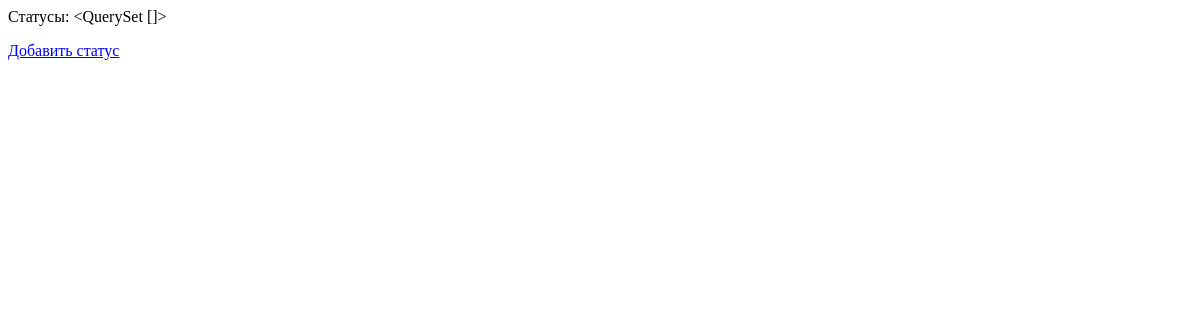
The app's page /statuses/, older data.
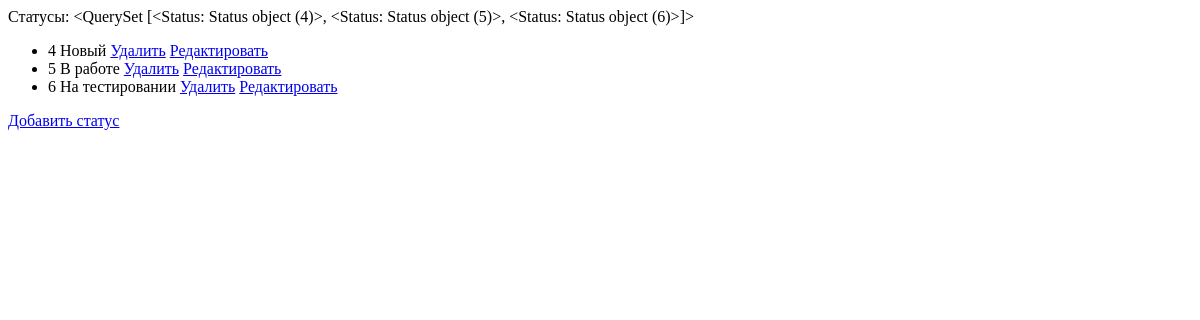
The same page, newer data.
### task_manager/statuses/models.py (models this page shows)
class Status(models.Model):
    name = models.CharField(max_length=100, unique=True)
    time_create = models.DateTimeField(auto_now_add=True)
    time_update = models.DateTimeField(auto_now=True)

### task_manager/statuses/views.py (the view)
# urls.py: path('', views.index),
def index(request):
    statuses = Status.objects.all()
    return render( request, 'statuses/index.html', {'statuses': statuses})

### task_manager/templates/statuses/index.html
{% load bootstrap4 %}
Статусы: {{ statuses }}
<ul>
{% for status in statuses %}
<li>{{ status.id }} {{ status.name }} <a href="{{ status.id }}/delete/">Удалить</a> <a href="{{ status.id }}/update/">Редактировать</a></li>
{% endfor %}
</ul>
<p><a href="/statuses/create">Добавить статус</a></p>

Row changes from the older to the newer data that the page shows:
added Status: id "<QuerySet [<Status: Status object (4)>, <Status: Status object (5)>, <Status: Status object (6)>]>", id "4", name "Новый"
added Status: id "5", name "В работе"
added Status: id "6", name "На тестировании"
Text that changed along with them:
{{ statuses }}: "<QuerySet []>" → (not shown)
